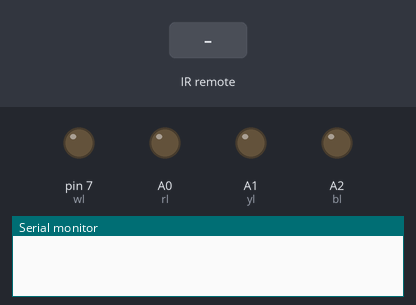
The sketch below on a simulated Arduino Uno, built with avr-gcc and run on an emulated ATmega328P. Shown: output pins drawn as LEDs (lit = HIGH), the last lines printed to the serial monitor. Inputs (shaded band) come from the test bench.

Above: at 1.2 s.
1.3 s: infrared code 0xFF6897 received
At 2.7 s:
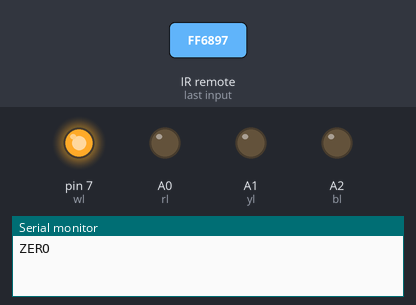
3.8 s: infrared code 0xFF30CF received
At 5.8 s:
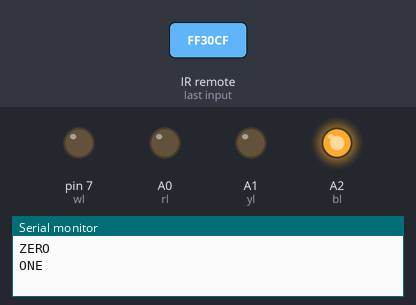
6.3 s: infrared code 0xFF18E7 received
At 7.7 s:
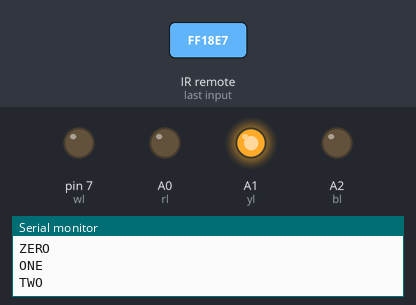
8.8 s: infrared code 0xFF7A85 received
At 10.8 s:
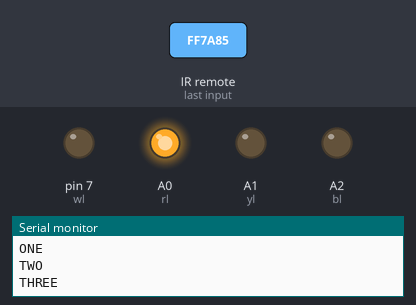
Timing chart, 0 to 12.3 s (numbered marks = the images above; inputs shaded):
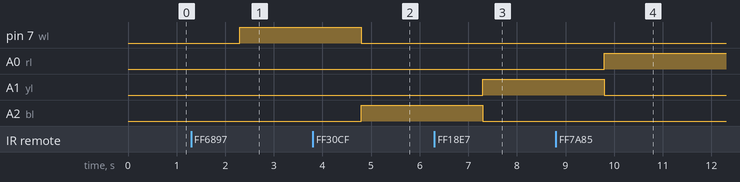

Measured:
- after the input at 1.3 s, pin 7 (wl): LOW → HIGH after 1.0 s
- after the input at 3.8 s, pin 7 (wl): HIGH → LOW after 1.0 s; A2 (bl): LOW → HIGH after 1.0 s
- after the input at 6.3 s, A1 (yl): LOW → HIGH after 1.0 s; A2 (bl): HIGH → LOW after 1.0 s
- after the input at 8.8 s, A0 (rl): LOW → HIGH after 1.0 s; A1 (yl): HIGH → LOW after 1.0 s

The sketch:

Remote_control_LED.ino
```cpp
#include <IRremote.h>
int irp = 9;
IRrecv IR (irp);
decode_results cmd;
int dt = 1000;
int wl = 7;
int bl = A2;
int yl = A1;
int rl = A0;
int inten=255;

void setup() {
  // put your setup code here, to run once:
IR.enableIRIn();
Serial.begin(9600);
pinMode(wl, OUTPUT);
pinMode(bl, OUTPUT);
pinMode(yl, OUTPUT);
pinMode(rl, OUTPUT);

}

void loop() {
  // put your main code here, to run repeatedly:
while (IR.decode (&cmd) == 0){

}
//Serial.println(cmd.value, HEX);
delay(dt);
IR.resume();

if (cmd.value == 0xFF6897 ){
  digitalWrite (wl, HIGH);
  analogWrite (bl, 0);
  analogWrite (yl, 0);
  analogWrite (rl, 0);

  Serial.println("ZERO");
}
if (cmd.value == 0xFF30CF ){
   analogWrite (wl, 0);
  analogWrite (bl, inten);
  analogWrite (yl, 0);
  analogWrite (rl, 0);
  Serial.println("ONE");
}
if (cmd.value == 0xFF18E7 ){
   analogWrite (wl, 0);
  analogWrite (bl, 0);
  analogWrite (yl, inten);
  analogWrite (rl, 0);
  Serial.println("TWO");
}
if (cmd.value == 0xFF7A85 ){

   analogWrite (wl, 0);
  analogWrite (bl, 0);
  analogWrite (yl, 0);
  analogWrite (rl, inten);
  Serial.println("THREE");
}
if (cmd.value == 0xFF10EF ){
  Serial.println("FOUR");
}
if (cmd.value == 0xFF38C7 ){
  Serial.println("FIVE");
}
if (cmd.value == 0xFF5AA5 ){
  Serial.println("SIX");
}
if (cmd.value == 0xFF42BD ){
  Serial.println("SEVEN");
}
if (cmd.value == 0xE0F82304 ){
  Serial.println("EIGHT");
}
if (cmd.value == 0xFF52AD ){
  Serial.println("NINE");
}
if (cmd.value == 0xFF9867 ){
  Serial.println("100+");
}
if (cmd.value == 0xFFB04F ){
  Serial.println("200+");
}
if (cmd.value == 0xFFE01F ){
  inten -= 50;
  if(inten <= 0){
    inten =0;
  }
  Serial.println("VOL-");
}
if (cmd.value == 0xFFA857 ){
    inten += 50;
  if(inten >= 255){
    inten =255;
  }
  Serial.println("VOL+");
}
if (cmd.value == 0xFF906F ){
  Serial.println("EQ");
}
if (cmd.value == 0xFF22DD ){
  Serial.println("PREVIOUS");
}
if (cmd.value == 0xFF02FD ){
  Serial.println("NEXT");
}
if (cmd.value == 0xFFC23D ){
  if (inten >0) {
    inten =0;
  }
    else  {
    inten =255;
  }
  Serial.println("PLAY/PAUSE");
}
if (cmd.value == 0xFFA25D ){
  Serial.println("CHANNEL PREVIOUS");
}
if (cmd.value == 0xFF629D ){
  Serial.println("CHANNEL NEXT");
}
if (cmd.value == 0xFFE21D ){
  Serial.println("CHANNEL PLAY/PAUSE");
}


}
```
